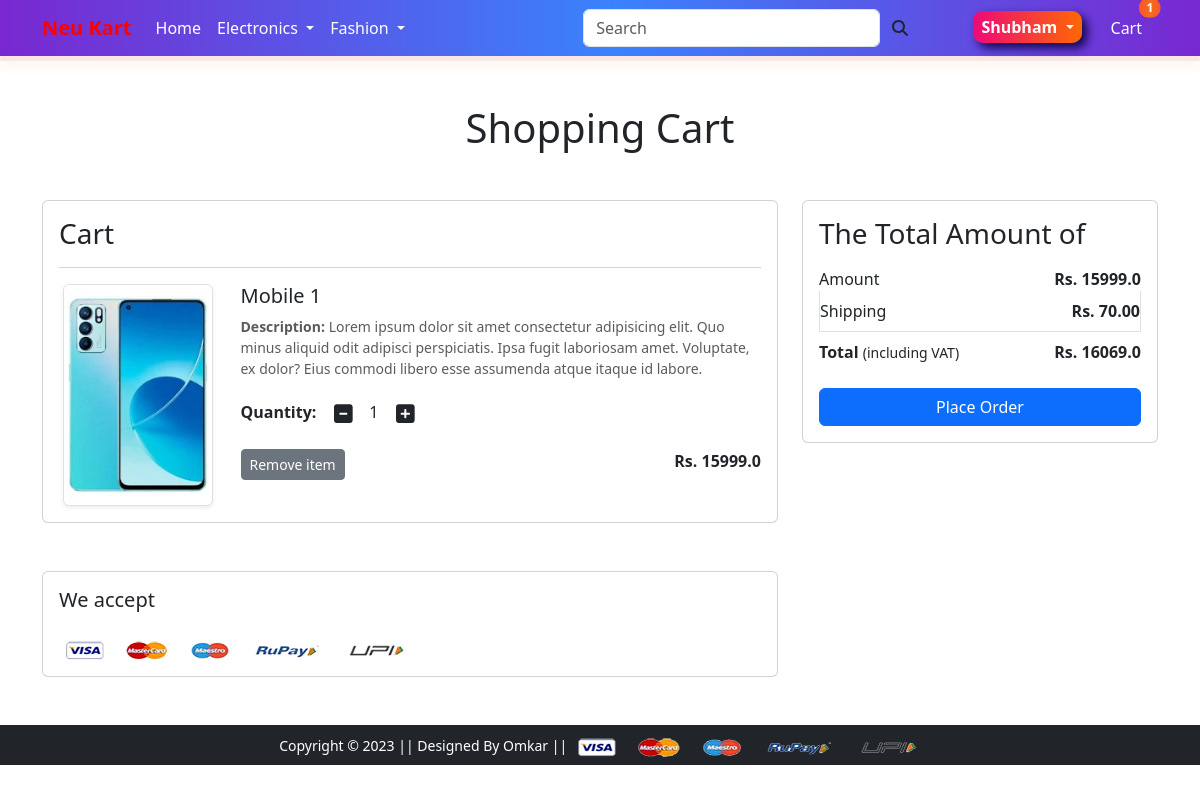
The app's page /cart/ (signed in) with its own data.
### app/models.py (models this page shows, shortened)
class Cart(models.Model):
    user=models.ForeignKey(User,on_delete=models.CASCADE)
    product=models.ForeignKey(Product,on_delete=models.CASCADE)
    quantity=models.PositiveIntegerField(default=1)

class Product(models.Model):
    title=models.CharField(max_length=100)
    selling_price=models.FloatField()
    discounted_price=models.FloatField()
    description=models.TextField()
    brand=models.CharField(max_length=100)
    category=models.CharField(choices=CATEGORY_CHOICES, max_length=2)
    product_image=models.ImageField(upload_to='productimg')

### app/views.py (the view)
# urls.py: path('cart/',views.show_cart, name='showcart'),
@login_required
def show_cart(request):
  totalitem=0
  if request.user.is_authenticated:
    user=request.user
    cart=Cart.objects.filter(user=user)
    amount = 0.0
    shipping_amount = 70.0
    total_amount = 0.0
    totalitem = len(Cart.objects.filter(user=request.user))
    cart_product=[p for p in Cart.objects.all() if p.user == user]
    if cart_product:
      for p in cart_product:
        tempamount = (p.quantity * p.product.discounted_price)
        amount += tempamount
        total_amount=amount + shipping_amount
      return render(request, 'app/addtocart.html',{'carts':cart, 'totalamount':total_amount, 'amount':amount, 'totalitem': totalitem})
    else:
      return render(request, 'app/emptycart.html')

### app/templates/app/addtocart.html (shortened to what this page needs)
{% extends 'app/base.html' %}
{% load static %}
{% block main-content %}
<div class="container my-5">
 <div class="row">
  <h1 class="text-center mb-5">Shopping Cart</h1>
  <div class="col-sm-8">
  <div class="card">
   <div class="card-body">
    <h3>Cart</h3>
    {% for cart in carts %}
    <hr class="text-muted">
    <div class="row">
     <div class="col-sm-3 text-center align-self-center"><img src="{{cart.product.product_image.url}}" alt="" srcset="" class="img-fluid img-thumbnail shadow-sm" height="150" width="150"> </div>
     <div class="col-sm-9">
      <div>
       <h5>{{cart.product.title}}</h5>
       <p class="mb-2 text-muted small"><b>Description:</b> {{cart.product.description}}</p>
       <div class="my-3">
        <label for="quantity"><b>Quantity:</b></label>
        <a class="minus-cart btn" pid="{{cart.product.id}}"><i class="fas fa-minus-square fa-lg"></i></a>
          <span id="quantity">{{cart.quantity}}</span>
        <a class="plus-cart btn" pid="{{cart.product.id}}"><i class="fas fa-plus-square fa-lg"></i></a>
       </div>
       <div class="d-flex justify-content-between">
        <a href="#" class="btn btn-sm btn-secondary mr-3 remove-cart" pid="{{cart.product.id}}">Remove item </a>
        <p class="mb-0"><span><strong>Rs. {{cart.product.discounted_price}}</strong></span></p>
       </div>
      </div>
     </div>
    </div>
    {% endfor %}
   </div>
   </div>
  </div>
  <div class="col-sm-4">
   <div class="card">
    <div class="card-body">
      <h3>The Total Amount of</h3>
      <ul class="list-group">
       <li class="list-group-item d-flex justify-content-between align-items-center border-0 px-0 pb-0">Amount<strong id="amount">Rs. {{amount}}</strong></li>
       <li class="list-group-item d-flex justify-content-between align-items-center px-0">Shipping<strong>Rs. 70.00</strong></li>
       <li class="list-group-item d-flex justify-content-between align-items-center border-0 px-0 mb-3">
        <div>
           <strong>Total</strong> <small>(including VAT)</small>
         </div>
         <span><strong id="total_amount">Rs. {{totalamount}}</strong></span>
       </li>
      </ul>
      <div class="d-grid"><a href="{% url 'checkout' %}" class="btn btn-primary">Place Order</a></div>
    </div>
   </div>
  </div>
 </div>
</div>
<div class="container">
 <div class="row">
  <div class="col-sm-8">
   <div class="card">
    <div class="card-body">
      <h5 class="mb-4">We accept</h5>
      <img src="{% static 'app/images/payment.png' %}" alt="" class="img-fluid">
    </div>
  </div>
  </div>
 </div>
</div>
{% endblock main-content %}

### app/templates/app/base.html (shortened to what this page needs)
<!doctype html>
{% load static %}
<html lang="en">
  <head>
    <link href="https://cdn.jsdelivr.net/npm/bootstrap@5.3.1/dist/css/bootstrap.min.css" rel="stylesheet">
    <link rel="stylesheet" href="{% static 'app/css/owl.carousel.min.css' %}">
    <link rel="stylesheet" href="{% static 'app/css/all.min.css' %}">
    <link rel="stylesheet" href="{% static 'app/css/style.css' %}">
  </head>
  <body>
    <nav class="navbar navbar-expand-lg navbar-light gradient-custom custom-shadow">
     <div class="container">
       <a class="navbar-brand mb-0 h1 fs-5 fw-bolder" href="/" style="color: red;">Neu Kart</a>
       <div class="collapse navbar-collapse" id="navbarSupportedContent">
         <ul class="navbar-nav me-auto mb-2 mb-lg-0">
           <li class="nav-item">
             <a class="nav-link active" aria-current="page" style="color: white" href="/">Home</a>
           </li>
           <li class="nav-item dropdown">
             <a class="nav-link dropdown-toggle text-white" href="#" id="electronicsDropdown" role="button" data-bs-toggle="dropdown" aria-expanded="false">
               Electronics
             </a>
           </li>
           <li class="nav-item dropdown">
             <a class="nav-link dropdown-toggle text-white" href="#" id="fashionDropdown" role="button" data-bs-toggle="dropdown" aria-expanded="false">
               Fashion
             </a>
           </li>
         </ul>
         <form class="d-flex mx-auto">
          <input
          type="search"
          class="form-control col-md-4 rounded"
          placeholder="Search"
          aria-label="Search"
          aria-describedby="search-addon"
        />
        <span class="input-group-text transparent-background border-0" id="search-addon">
          <i class="fas fa-search"></i>
        </span>
         </form>
         <div>
          <ul class="navbar-nav me-auto mb-2 mb-lg-0">
            {% if request.user.is_authenticated %}
           <li class="nav-item dropdown mx-2">
              <a class="nav-link dropdown-toggle btn-grad1 btn-sm" href="#" id="profileDropdown" role="button" data-bs-toggle="dropdown" aria-expanded="false">
                <span class="text-capitalize">{{request.user}}</span>
              </a>
            </li>
            <li class="nav-item mx-2"><a href="{% url 'showcart' %}" class="btn border-0 nav-link text-white btn-sm position-relative">
              Cart
              <span class="position-absolute top-0 start-100 translate-middle  btn-grad badge rounded-pill cart-count">
              {{totalitem}}
              </span>
            </a></li>
            {% endif %}
          </ul>
         </div>
       </div>
     </div>
    </nav>
    {% block main-content %} {% endblock main-content %}
    <footer class="container-fluid bg-dark text-center p-2 mt-5">
        <small class="text-white">Copyright &copy; 2023 || Designed By Omkar || </small>
        <img src="{% static 'app/images/payment.png' %}" alt="" srcset="" class="img-fluid" height="2px">
    </footer>
  </body>
</html>

### app/static/app/css/style.css (style rules this page uses)
.gradient-custom { background: linear-gradient(to right, rgba(106, 17, 203, 0.9) 0%, rgba(37, 117, 252, 0.9) 51%, rgba(106, 17, 203, 0.9) 100%); }
.btn-grad1 { background-image: linear-gradient(to right, #ee0979 0%, #ff6a00 51%, #ee0979 100%); text-align: center; text-transform: uppercase; transition: 0.5s; background-size: 200% auto; color: white; font-weight: bold; margin-top: 3px; margin-right: 5px; box-shadow: 5px 5px 10px #120752; border-radius: 10px; display: block; padding: 4px 6px; }
.btn-grad { background-position: right center; color: #fff; text-decoration: none; background-image: linear-gradient(to right, #FF512F 0%, #f06f19 51%, #FF512F 100%); text-align: center; font-weight: bolder; border-radius: 10px; display: block; }
.custom-shadow { position: relative; }
.custom-shadow:before { content: ""; position: absolute; bottom: -5px; left: 0; right: 0; height: 5px; background: rgba(218, 13, 13, 0.1); box-shadow: 0 5px 10px rgba(196, 95, 27, 0.1); border-radius: 2px; }
.transparent-background { background-color: rgba(255, 255, 255, 0); }

### records on screen
Cart: product.product_image (picture), product "Mobile 1", product.description "Lorem ipsum dolor sit amet consectetur adipisicing elit. Quo minus aliquid odit adipisci perspiciatis. Ipsa fugit laboriosam amet. Voluptate, ex dolor? Eius commodi libero esse assumenda atque itaque id labore.", quantity "1", product.discounted_price "15999.0"

### other values on screen
{{ request.user }} "Shubham"
{{ totalitem }} "1"
{{ amount }} "15999.0"
{{ totalamount }} "16069.0"
